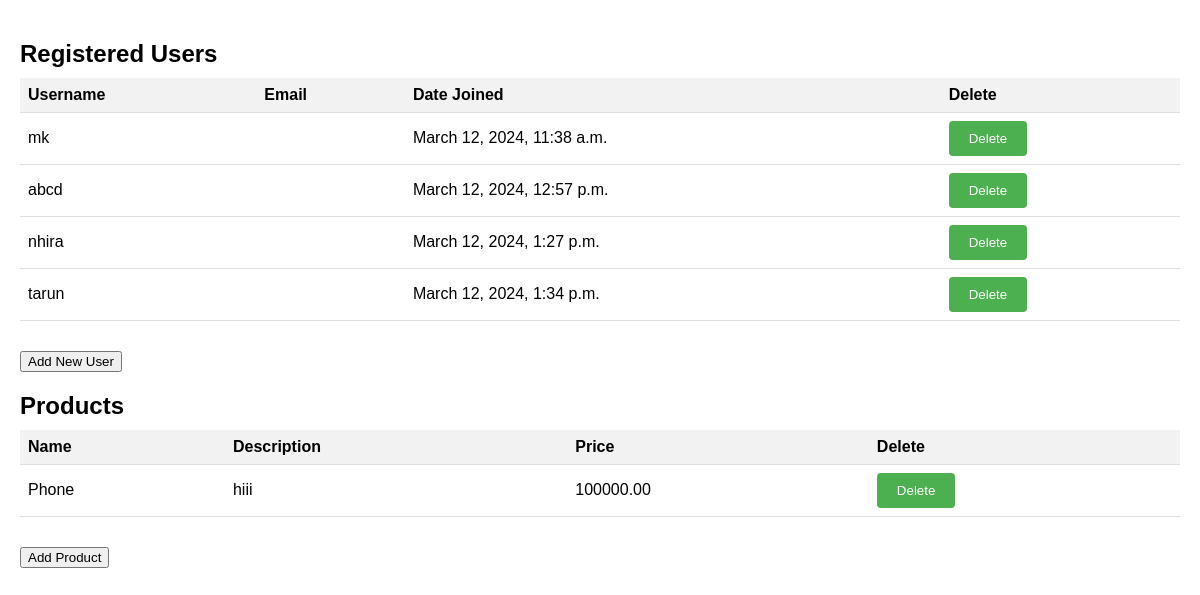
/user-monitoring/ (signed in), run on the app's committed database.
### app/models.py (models this page shows, shortened)
class Product(models.Model):
    name = models.CharField(max_length=100)
    description = models.TextField()
    price = models.DecimalField(max_digits=10, decimal_places=2)

### app/views.py (the view)
# urls.py: path('user-monitoring/', views.user_monitoring, name='user_monitoring'),
def user_monitoring(request):
    if not request.user.is_superuser:
        return redirect('login')
    registered_users = User.objects.all()
    active_sessions = []
    all_sessions = Session.objects.filter(expire_date__gte=timezone.now())
    for session in all_sessions:
        data = session.get_decoded()
        user_id = data.get('_auth_user_id')
        user = User.objects.filter(id=user_id).first()
        if user:
            active_sessions.append({
                'username': user.username,
                'last_activity': session.expire_date
            })
    products = Product.objects.all()
    user_delete_form = UserDeleteForm()
    user_add_form = UserAddForm()
    product_form = ProductForm()
    product_delete_form = ProductDeleteForm()
    context = {
        'registered_users': registered_users,
        'active_sessions': active_sessions,
        'products': products,
        'user_delete_form': user_delete_form,
        'user_add_form': user_add_form,
        'product_form': product_form,
        'product_delete_form': product_delete_form,
    }
    return render(request, 'admin.html', context)

### app/templates/admin.html (shortened to what this page needs)
<!DOCTYPE html>
<html lang="en">
<head>
</head>
<body>
    <div class="module">
        <h2>Registered Users</h2>
        <table class="user-table">
            <thead>
                <tr>
                    <th>Username</th>
                    <th>Email</th>
                    <th>Date Joined</th>
                    <th>Delete</th>
                </tr>
            </thead>
            <tbody>
                {% for user in registered_users %}
                <tr>
                    <td>{{ user.username }}</td>
                    <td>{{ user.email }}</td>
                    <td>{{ user.date_joined }}</td>
                    <td>
                        <form method="post" action="{% url 'delete_user' user.id %}">
                            <button type="submit">Delete</button>
                        </form>
                    </td>
                </tr>
                {% endfor %}
            </tbody>
        </table>
    </div>
    <button id="add-user-btn">Add New User</button>
    <div class="module">
        <h2>Products</h2>
        <table class="product-table">
            <thead>
                <tr>
                    <th>Name</th>
                    <th>Description</th>
                    <th>Price</th>
                    <th>Delete</th>
                </tr>
            </thead>
            <tbody>
                {% for product in products %}
                <tr>
                    <td>{{ product.name }}</td>
                    <td>{{ product.description }}</td>
                    <td>{{ product.price }}</td>
                    <td>
                        <form method="post" action="{% url 'delete_product' product.id %}">
                            <button type="submit">Delete</button>
                        </form>
                    </td>
                </tr>
                {% endfor %}
            </tbody>
        </table>
    </div>
    <button id="add-product-btn">Add Product</button>
</body>
</html>

### app/templates/admin.html (style rules this page uses)
body { font-family: Arial, sans-serif; margin: 0; padding: 20px; }
.module { margin-bottom: 30px; }
h2 { margin-bottom: 10px; }
table { width: 100%; border-collapse: collapse; }
th, td { padding: 8px; border-bottom: 1px solid #ddd; text-align: left; }
th { background-color: #f2f2f2; }
form { margin: 0; }
button[type="submit"] { background-color: #4CAF50; color: white; padding: 10px 20px; border: none; border-radius: 4px; cursor: pointer; transition: background-color 0.3s; }

### data on the page
Product: name "Phone", description "hiii", price "100000.00"

### other printed values
{{ user.username }} "mk"
{{ user.date_joined }} "March 12, 2024, 11:38 a.m."
{{ user.username }} "abcd"
{{ user.date_joined }} "March 12, 2024, 12:57 p.m."
{{ user.username }} "nhira"
{{ user.date_joined }} "March 12, 2024, 1:27 p.m."
{{ user.username }} "tarun"
{{ user.date_joined }} "March 12, 2024, 1:34 p.m."
